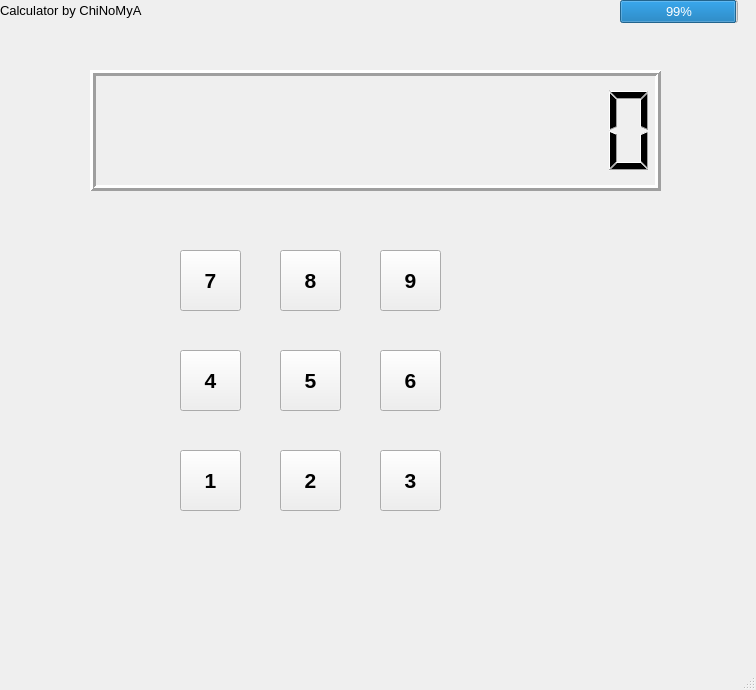
<?xml version="1.0" encoding="UTF-8"?>
<ui version="4.0">
 <class>MainWindow</class>
 <widget class="QMainWindow" name="MainWindow">
  <property name="geometry">
   <rect>
    <x>0</x>
    <y>0</y>
    <width>756</width>
    <height>690</height>
   </rect>
  </property>
  <property name="windowTitle">
   <string>MainWindow</string>
  </property>
  <widget class="QWidget" name="centralwidget">
   <widget class="QPushButton" name="pushButton">
    <property name="geometry">
     <rect>
      <x>180</x>
      <y>450</y>
      <width>61</width>
      <height>61</height>
     </rect>
    </property>
    <property name="font">
     <font>
      <pointsize>16</pointsize>
      <weight>75</weight>
      <bold>true</bold>
     </font>
    </property>
    <property name="cursor">
     <cursorShape>PointingHandCursor</cursorShape>
    </property>
    <property name="mouseTracking">
     <bool>false</bool>
    </property>
    <property name="text">
     <string>1</string>
    </property>
   </widget>
   <widget class="QPushButton" name="pushButton_2">
    <property name="geometry">
     <rect>
      <x>280</x>
      <y>450</y>
      <width>61</width>
      <height>61</height>
     </rect>
    </property>
    <property name="font">
     <font>
      <pointsize>16</pointsize>
      <weight>75</weight>
      <bold>true</bold>
     </font>
    </property>
    <property name="cursor">
     <cursorShape>PointingHandCursor</cursorShape>
    </property>
    <property name="mouseTracking">
     <bool>false</bool>
    </property>
    <property name="text">
     <string>2</string>
    </property>
   </widget>
   <widget class="QPushButton" name="pushButton_3">
    <property name="geometry">
     <rect>
      <x>380</x>
      <y>450</y>
      <width>61</width>
      <height>61</height>
     </rect>
    </property>
    <property name="font">
     <font>
      <pointsize>16</pointsize>
      <weight>75</weight>
      <bold>true</bold>
     </font>
    </property>
    <property name="cursor">
     <cursorShape>PointingHandCursor</cursorShape>
    </property>
    <property name="mouseTracking">
     <bool>false</bool>
    </property>
    <property name="text">
     <string>3</string>
    </property>
   </widget>
   <widget class="QPushButton" name="pushButton_4">
    <property name="geometry">
     <rect>
      <x>180</x>
      <y>350</y>
      <width>61</width>
      <height>61</height>
     </rect>
    </property>
    <property name="font">
     <font>
      <pointsize>16</pointsize>
      <weight>75</weight>
      <bold>true</bold>
     </font>
    </property>
    <property name="cursor">
     <cursorShape>PointingHandCursor</cursorShape>
    </property>
    <property name="mouseTracking">
     <bool>false</bool>
    </property>
    <property name="text">
     <string>4</string>
    </property>
   </widget>
   <widget class="QPushButton" name="pushButton_5">
    <property name="geometry">
     <rect>
      <x>280</x>
      <y>350</y>
      <width>61</width>
      <height>61</height>
     </rect>
    </property>
    <property name="font">
     <font>
      <pointsize>16</pointsize>
      <weight>75</weight>
      <bold>true</bold>
     </font>
    </property>
    <property name="cursor">
     <cursorShape>PointingHandCursor</cursorShape>
    </property>
    <property name="mouseTracking">
     <bool>false</bool>
    </property>
    <property name="text">
     <string>5</string>
    </property>
   </widget>
   <widget class="QPushButton" name="pushButton_6">
    <property name="geometry">
     <rect>
      <x>380</x>
      <y>350</y>
      <width>61</width>
      <height>61</height>
     </rect>
    </property>
    <property name="font">
     <font>
      <pointsize>16</pointsize>
      <weight>75</weight>
      <bold>true</bold>
     </font>
    </property>
    <property name="cursor">
     <cursorShape>PointingHandCursor</cursorShape>
    </property>
    <property name="mouseTracking">
     <bool>false</bool>
    </property>
    <property name="text">
     <string>6</string>
    </property>
   </widget>
   <widget class="QPushButton" name="pushButton_7">
    <property name="geometry">
     <rect>
      <x>180</x>
      <y>250</y>
      <width>61</width>
      <height>61</height>
     </rect>
    </property>
    <property name="font">
     <font>
      <pointsize>16</pointsize>
      <weight>75</weight>
      <bold>true</bold>
     </font>
    </property>
    <property name="cursor">
     <cursorShape>PointingHandCursor</cursorShape>
    </property>
    <property name="mouseTracking">
     <bool>false</bool>
    </property>
    <property name="text">
     <string>7</string>
    </property>
   </widget>
   <widget class="QPushButton" name="pushButton_8">
    <property name="geometry">
     <rect>
      <x>280</x>
      <y>250</y>
      <width>61</width>
      <height>61</height>
     </rect>
    </property>
    <property name="font">
     <font>
      <pointsize>16</pointsize>
      <weight>75</weight>
      <bold>true</bold>
     </font>
    </property>
    <property name="cursor">
     <cursorShape>PointingHandCursor</cursorShape>
    </property>
    <property name="mouseTracking">
     <bool>false</bool>
    </property>
    <property name="text">
     <string>8</string>
    </property>
   </widget>
   <widget class="QPushButton" name="pushButton_9">
    <property name="geometry">
     <rect>
      <x>380</x>
      <y>250</y>
      <width>61</width>
      <height>61</height>
     </rect>
    </property>
    <property name="font">
     <font>
      <pointsize>16</pointsize>
      <weight>75</weight>
      <bold>true</bold>
     </font>
    </property>
    <property name="cursor">
     <cursorShape>PointingHandCursor</cursorShape>
    </property>
    <property name="mouseTracking">
     <bool>false</bool>
    </property>
    <property name="text">
     <string>9</string>
    </property>
   </widget>
   <widget class="QLabel" name="label">
    <property name="geometry">
     <rect>
      <x>0</x>
      <y>-10</y>
      <width>191</width>
      <height>41</height>
     </rect>
    </property>
    <property name="font">
     <font>
      <pointsize>10</pointsize>
     </font>
    </property>
    <property name="text">
     <string>Calculator by ChiNoMyA</string>
    </property>
   </widget>
   <widget class="QProgressBar" name="progressBar">
    <property name="geometry">
     <rect>
      <x>620</x>
      <y>0</y>
      <width>118</width>
      <height>23</height>
     </rect>
    </property>
    <property name="font">
     <font>
      <family>Microsoft YaHei UI</family>
      <pointsize>10</pointsize>
      <italic>false</italic>
      <underline>false</underline>
      <stylestrategy>PreferDefault</stylestrategy>
      <kerning>true</kerning>
     </font>
    </property>
    <property name="locale">
     <locale language="English" country="UnitedStates"/>
    </property>
    <property name="value">
     <number>99</number>
    </property>
   </widget>
   <widget class="QLCDNumber" name="lcdNumber">
    <property name="geometry">
     <rect>
      <x>90</x>
      <y>70</y>
      <width>571</width>
      <height>121</height>
     </rect>
    </property>
    <property name="lineWidth">
     <number>3</number>
    </property>
    <property name="digitCount">
     <number>12</number>
    </property>
   </widget>
  </widget>
  <widget class="QMenuBar" name="menubar">
   <property name="geometry">
    <rect>
     <x>0</x>
     <y>0</y>
     <width>756</width>
     <height>27</height>
    </rect>
   </property>
  </widget>
  <widget class="QStatusBar" name="statusbar"/>
 </widget>
 <resources/>
 <connections/>
</ui>
